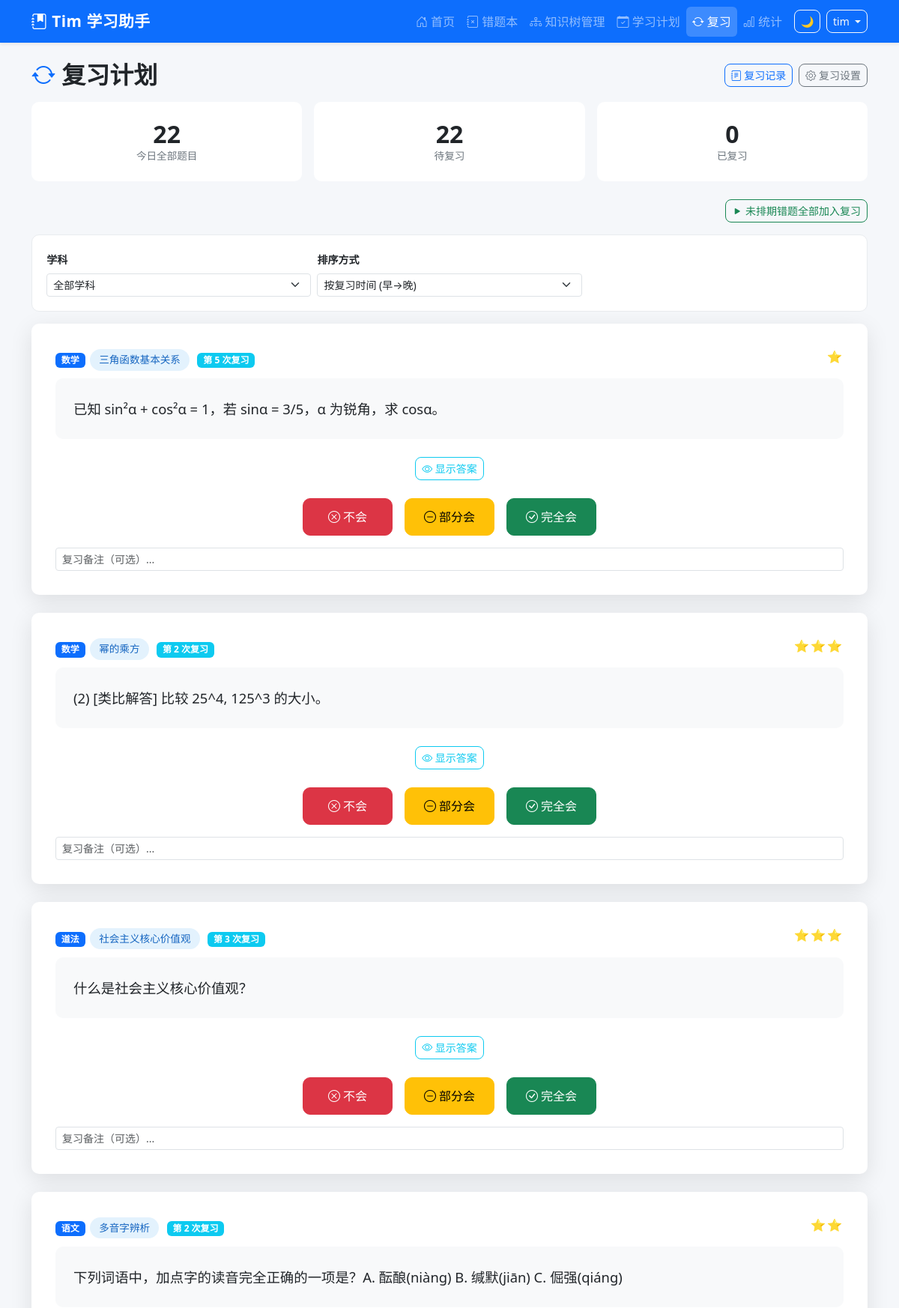
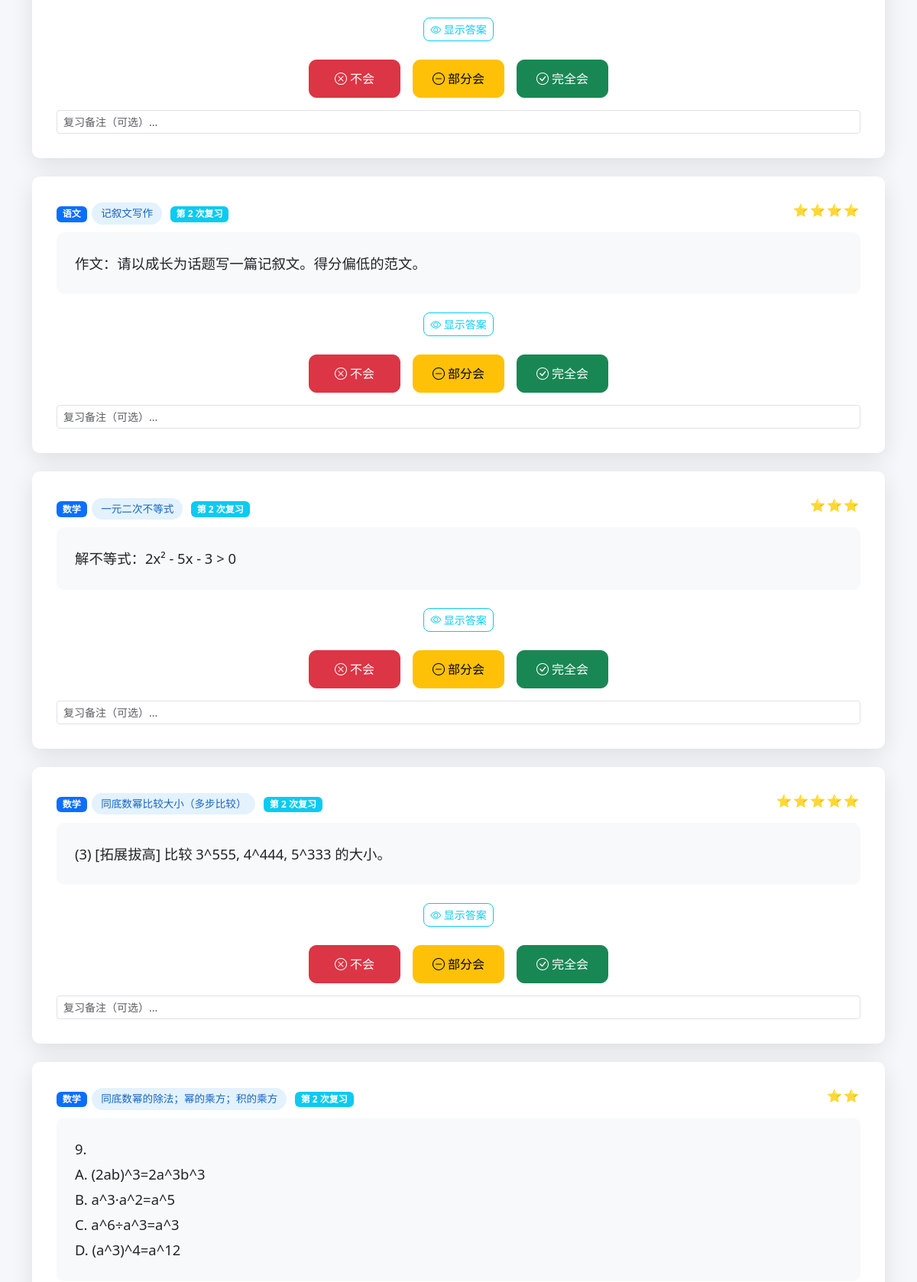
Screenshot of /review (signed in, upper part) with the database file from the repository (2 pictures, top to bottom).
### tables this page shows
CREATE TABLE mistake_records (
            id INTEGER PRIMARY KEY AUTOINCREMENT,
            uuid TEXT NOT NULL,
            sys_platform TEXT NOT NULL DEFAULT 'web',
            bstudio_create_time TIMESTAMP DEFAULT CURRENT_TIMESTAMP,
            xueke TEXT NOT NULL,
            timu TEXT NOT NULL,
            xueshengdaan TEXT DEFAULT '',
            zhengquedaan TEXT DEFAULT '',
            cuowufenxi TEXT DEFAULT '',
            zhishidian TEXT DEFAULT '',
            difficulty INTEGER DEFAULT 1,
            review_count INTEGER DEFAULT 0,
            last_review_at TIMESTAMP,
            next_review_at TIMESTAMP,
            review_stage INTEGER DEFAULT 0,
            review_algorithm TEXT DEFAULT 'sm2',
            status TEXT DEFAULT 'active',
            updated_at TIMESTAMP DEFAULT CURRENT_TIMESTAMP
        , voice_data TEXT DEFAULT '');

### app.py (the view)
@app.route('/review',)
@login_required
def review_plan():
    user_config = get_user_config(g.user_uuid)
    today_str = date.today().isoformat()
    xueke_filter = request.args.get('xueke', '')
    sort = request.args.get('sort', 'time')  # 'time' 或 'priority'
    where_clauses = ["status = 'active'", 'next_review_at IS NOT NULL',
                     'date(next_review_at) <= ?']
    params = [today_str]
    if xueke_filter:
        where_clauses.append('xueke = ?')
        params.append(xueke_filter)
    where_sql = ' AND '.join(where_clauses)
    order_sql = 'difficulty DESC, review_stage ASC' if sort == 'priority' else 'next_review_at ASC'
    due_reviews = query_db(
        f'''SELECT * FROM mistake_records
           WHERE {where_sql}
           ORDER BY {order_sql}''',
        params
    )
    review_images = {}
    if due_reviews:
        ids = [r['id'] for r in due_reviews]
        placeholders = ','.join(['?'] * len(ids))
        imgs = query_db(
            f'SELECT * FROM mistake_images WHERE mistake_id IN ({placeholders}) ORDER BY id',
            ids
        )
        for img in imgs:
            mid = img['mistake_id']
            if mid not in review_images:
                review_images[mid] = []
            review_images[mid].append(img)
    reviewed_today = query_db(
        'SELECT COUNT(*) as cnt FROM review_logs WHERE review_date = ?',
        (today_str,), one=True
    )['cnt']
    total_due_today = len(due_reviews) + reviewed_today
    resp = make_response(render_template('review_plan.html',
        due_reviews=due_reviews,
        reviewed_today=reviewed_today,
        total_due_today=total_due_today,
        user_config=user_config,
        review_algorithm=user_config['review_algorithm'],
        xueke_filter=xueke_filter,
        sort=sort,
        subjects=Config.get_subjects(),
        review_images=review_images,
    ))
    return set_uuid_cookie(resp, g.user_uuid)

### app.py (called while the page is built, shortened)
@app.after_request
def add_security_headers(resp):
    resp.headers['X-Frame-Options'] = 'DENY'
    resp.headers['X-Content-Type-Options'] = 'nosniff'
    resp.headers['Referrer-Policy'] = 'strict-origin-when-cross-origin'
    return resp

@app.before_request
def csrf_check():
    if 'csrf_token' not in session:
        session['csrf_token'] = str(uuid_mod.uuid4())
    if request.method in ('GET', 'HEAD', 'OPTIONS'):
        return

def login_required(f):
    @wraps(f)
    def decorated(*a, **kw):
        if 'user_id' not in session:
            return redirect(url_for('login', next=request.path))
        return f(*a, **kw)
    return decorated

@app.before_request
def before_request():
    g.user_uuid = get_or_create_uuid()
    g.username = session.get('username', '')

### config.py (called while the page is built)
    @staticmethod
    def get_subjects():
        try:
            from database import query_db
            rows = query_db("SELECT name FROM base_data WHERE category='subject' ORDER BY sort_order")
            if rows:
                return [r['name'] for r in rows]
        except Exception:
            pass
        return Config.SUBJECTS

### database.py (called while the page is built)
def get_db():
    conn = sqlite3.connect(Config.DATABASE_PATH, timeout=30)
    conn.row_factory = sqlite3.Row
    conn.execute("PRAGMA busy_timeout = 30000")
    conn.execute("PRAGMA foreign_keys = ON")
    conn.execute("PRAGMA journal_mode = WAL")
    return conn

def query_db(query, args=(), one=False, exclude_deleted=True):
    conn = get_db()
    cur = conn.execute(query, args)
    rv = cur.fetchall()
    conn.close()
    return (rv[0] if rv else None) if one else rv

### utils.py (called while the page is built, shortened)
def get_or_create_uuid():
    user_uuid = request.cookies.get(Config.COOKIE_NAME)
    from database import query_db
    if not user_uuid:
        try:
            row = query_db(
                'SELECT uuid, COUNT(*) AS cnt FROM mistake_records '
                'GROUP BY uuid ORDER BY cnt DESC LIMIT 1', one=True)
            if row and row['cnt'] > 0:
                user_uuid = str(row['uuid'])
        except Exception:
            pass
        if not user_uuid:
            user_uuid = str(uuid_mod.uuid4())
    return user_uuid

def set_uuid_cookie(response, user_uuid):
    response.set_cookie(
        Config.COOKIE_NAME,
        user_uuid,
        max_age=Config.COOKIE_MAX_AGE,
        httponly=True,
        samesite='Lax'
    )
    return response

### templates/review_plan.html (shortened to what this page needs)
{% extends "base.html" %}
{% block content %}
<div class="d-flex justify-content-between align-items-center mb-3">
    <h2 class="fw-bold mb-0"><i class="bi bi-arrow-repeat text-primary"></i> 复习计划</h2>
    <div class="d-flex gap-2">
        <a href="{{ url_for('review_history') }}" class="btn btn-outline-primary btn-sm">
            <i class="bi bi-journal-text"></i> 复习记录
        </a>
        <button class="btn btn-outline-secondary btn-sm" data-bs-toggle="modal" data-bs-target="#configModal">
            <i class="bi bi-gear"></i> 复习设置
        </button>
    </div>
</div>
<div class="row g-3 mb-4">
    <div class="col-md-4">
        <div class="card stat-card primary">
            <div class="card-body text-center">
                <div class="stat-value" id="total-count">{{ total_due_today }}</div>
                <div class="stat-label">今日全部题目</div>
            </div>
        </div>
    </div>
    <div class="col-md-4">
        <div class="card stat-card warning">
            <div class="card-body text-center">
                <div class="stat-value" id="remaining-count">{{ due_reviews|length }}</div>
                <div class="stat-label">待复习</div>
            </div>
        </div>
    </div>
    <div class="col-md-4">
        <div class="card stat-card success">
            <div class="card-body text-center">
                <div class="stat-value" id="reviewed-count">{{ reviewed_today }}</div>
                <div class="stat-label">已复习</div>
            </div>
        </div>
    </div>
</div>
<div class="d-flex justify-content-between align-items-center mb-3">
    <button class="btn btn-outline-success btn-sm" onclick="addAllToReview()">
        <i class="bi bi-play-fill"></i> 未排期错题全部加入复习
    </button>
</div>
<div class="filter-bar mb-3">
    <form method="GET" class="row g-2 align-items-end">
        <div class="col-md-4">
            <label class="form-label small fw-bold">学科</label>
            <select name="xueke" class="form-select form-select-sm" onchange="this.form.submit()">
                <option value="">全部学科</option>
            </select>
        </div>
        <div class="col-md-4">
            <label class="form-label small fw-bold">排序方式</label>
            <select name="sort" class="form-select form-select-sm" onchange="this.form.submit()">
                <option value="time" {% if sort == 'time' %}selected{% endif %}>按复习时间 (早→晚)</option>
            </select>
        </div>
    </form>
</div>
<div id="review-cards-container">
    {% if due_reviews %}
    {% for q in due_reviews %}
    <div class="review-card-item mb-4" id="review-card-{{ q['id'] }}">
        <div class="card review-card">
            <div class="card-body">
                <div class="d-flex justify-content-between mb-2">
                    <div>
                        <span class="badge bg-primary">{{ q['xueke'] }}</span>
                        {% if q['zhishidian'] %}
                        <span class="knowledge-badge">{{ q['zhishidian'] }}</span>
                        {% endif %}
                        <span class="badge bg-info ms-1">第 {{ q['review_count'] + 1 }} 次复习</span>
                    </div>
                    <span class="difficulty-stars">{{ '⭐' * q['difficulty'] }}</span>
                </div>
                <div class="question-content" style="white-space: pre-wrap;">{{ q['timu'] }}</div>
                {% set images = namespace(list=[]) %}
                <div class="text-center mt-3 mb-3">
                    <button class="btn btn-outline-info btn-sm" onclick="toggleAnswer({{ q['id'] }})" id="toggle-btn-{{ q['id'] }}">
                        <i class="bi bi-eye"></i> 显示答案
                    </button>
                </div>
                <div class="review-actions">
                    <button class="btn btn-danger" onclick="submitReview({{ q['id'] }}, 'incorrect')">
                        <i class="bi bi-x-circle"></i> 不会
                    </button>
                    <button class="btn btn-warning" onclick="submitReview({{ q['id'] }}, 'partial')">
                        <i class="bi bi-dash-circle"></i> 部分会
                    </button>
                    <button class="btn btn-success" onclick="submitReview({{ q['id'] }}, 'correct')">
                        <i class="bi bi-check-circle"></i> 完全会
                    </button>
                </div>
                <div class="mt-3">
                    <input type="text" id="review-notes-{{ q['id'] }}" class="form-control form-control-sm"
                           placeholder="复习备注（可选）...">
                </div>
            </div>
        </div>
    </div>
    {% endfor %}
    {% endif %}
</div>
{% endblock %}

### static/css/style.css (style rules this page uses)
:root { --primary: #0d6efd; --success: #198754; --warning: #ffc107; --danger: #dc3545; --info: #0dcaf0; --dark: #212529; --light: #f8f9fa; }
body { min-height: 100vh; display: flex; flex-direction: column; background-color: #f5f7fa; }
.stat-card { border-radius: 12px; border: none; transition: transform 0.2s, box-shadow 0.2s; overflow: hidden; }
.stat-card .card-body { padding: 1.5rem; }
.stat-card .stat-value { font-size: 2rem; font-weight: 700; line-height: 1.2; }
.stat-card .stat-label { color: #6c757d; font-size: 0.85rem; }
.review-card { border-radius: 16px; border: none; box-shadow: 0 8px 30px rgba(0, 0, 0, 0.1); }
.review-card .card-body { padding: 2rem; }
.review-card .question-content { font-size: 1.15rem; line-height: 1.8; padding: 1.5rem; background: #f8f9fa; border-radius: 10px; margin-bottom: 1.5rem; }
.review-actions { display: flex; gap: 1rem; justify-content: center; margin-top: 1.5rem; }
.review-actions .btn { min-width: 120px; padding: 0.75rem 1.5rem; font-size: 1rem; border-radius: 10px; }
.knowledge-badge { display: inline-block; padding: 0.25rem 0.75rem; border-radius: 20px; font-size: 0.85rem; font-weight: 500; background-color: #e3f2fd; color: #1565c0; margin: 0.15rem; }
.difficulty-stars { color: #ffc107; font-size: 1rem; letter-spacing: 2px; }
.filter-bar { background: white; padding: 1.2rem; border-radius: 10px; margin-bottom: 1.5rem; border: 1px solid #e9ecef; }
.btn { border-radius: 8px; font-weight: 500; transition: all 0.2s; }
.card { border-radius: 10px; }

### rows the page displays
mistake_records: xueke "数学", zhishidian "三角函数基本关系", q['review_count']+1 "5", difficulty "⭐", timu "已知 sin²α + cos²α = 1，若 sinα = 3/5，α 为锐角，求 cosα。"
mistake_records: xueke "数学", zhishidian "幂的乘方", q['review_count']+1 "2", difficulty "⭐⭐⭐", timu "(2) [类比解答] 比较 25^4, 125^3 的大小。"
mistake_records: xueke "道法", zhishidian "社会主义核心价值观", q['review_count']+1 "3", difficulty "⭐⭐⭐", timu "什么是社会主义核心价值观？"
mistake_records: xueke "语文", zhishidian "多音字辨析", q['review_count']+1 "2", difficulty "⭐⭐", timu "下列词语中，加点字的读音完全正确的一项是？A. 酝酿(niàng) B. 缄默(jiān) C. 倔强(qiáng)"
mistake_records: xueke "语文", zhishidian "记叙文写作", q['review_count']+1 "2", difficulty "⭐⭐⭐⭐", timu "作文：请以成长为话题写一篇记叙文。得分偏低的范文。"
mistake_records: xueke "数学", zhishidian "一元二次不等式", q['review_count']+1 "2", difficulty "⭐⭐⭐", timu "解不等式：2x² - 5x - 3 > 0"
mistake_records: xueke "数学", zhishidian "同底数幂比较大小（多步比较）", q['review_count']+1 "2", difficulty "⭐⭐⭐⭐⭐", timu "(3) [拓展拔高] 比较 3^555, 4^444, 5^333 的大小。"
mistake_records: xueke "数学", zhishidian "同底数幂的除法；幂的乘方；积的乘方", q['review_count']+1 "2", difficulty "⭐⭐", timu "9. A. (2ab)^3=2a^3b^3 B. a^3·a^2=a^5 C. a^6÷a^3=a^3 D. (a^3)^4=a^12"

### other values shown
{{ session.username }} "tim"
{{ total_due_today }} "22"
{{ due_reviews|length }} "22"
{{ reviewed_today }} "0"
